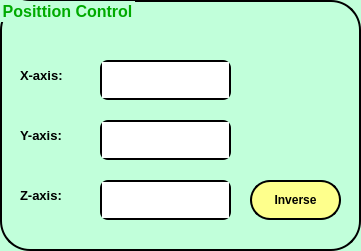
       <widget class="QGroupBox" name="grPosittionControl_2">
        <property name="geometry">
         <rect>
          <x>10</x>
          <y>300</y>
          <width>361</width>
          <height>251</height>
         </rect>
        </property>
        <property name="font">
         <font>
          <pointsize>12</pointsize>
          <weight>75</weight>
          <bold>true</bold>
         </font>
        </property>
        <property name="styleSheet">
         <string notr="true">QGroupBox {
	color: rgb(0, 170, 0);
	border: 2px solid;
	border-top-left-radius: 30px;
	border-top-right-radius: 30px;
	border-bottom-right-radius: 30px;
	border-bottom-left-radius: 30px;
	background-color: rgb(193, 255, 218);
}
</string>
        </property>
        <property name="title">
         <string>Posittion Control</string>
        </property>
        <widget class="QLabel" name="lbXPos_2">
         <property name="geometry">
          <rect>
           <x>20</x>
           <y>60</y>
           <width>71</width>
           <height>31</height>
          </rect>
         </property>
         <property name="font">
          <font>
           <pointsize>10</pointsize>
           <weight>75</weight>
           <bold>true</bold>
          </font>
         </property>
         <property name="styleSheet">
          <string notr="true">background-color: rgb(193, 255, 218);</string>
         </property>
         <property name="text">
          <string>X-axis:</string>
         </property>
        </widget>
        <widget class="QPlainTextEdit" name="edtXPos_2">
         <property name="geometry">
          <rect>
           <x>100</x>
           <y>60</y>
           <width>131</width>
           <height>40</height>
          </rect>
         </property>
         <property name="font">
          <font>
           <pointsize>9</pointsize>
           <weight>75</weight>
           <bold>true</bold>
          </font>
         </property>
         <property name="styleSheet">
          <string notr="true">QPlainTextEdit{
	border: 1.5px solid;
	border-radius: 8px;
}
QPlainTextEdit:hover{
	border: 1.5px solid;
	border-radius: 8px;
	background-color: rgb(224, 230, 230);

}</string>
         </property>
        </widget>
        <widget class="QLabel" name="lbYPos_2">
         <property name="geometry">
          <rect>
           <x>20</x>
           <y>120</y>
           <width>71</width>
           <height>31</height>
          </rect>
         </property>
         <property name="font">
          <font>
           <pointsize>10</pointsize>
           <weight>75</weight>
           <bold>true</bold>
          </font>
         </property>
         <property name="styleSheet">
          <string notr="true">background-color: rgb(193, 255, 218);</string>
         </property>
         <property name="text">
          <string>Y-axis:</string>
         </property>
        </widget>
        <widget class="QLabel" name="lbZPos_2">
         <property name="geometry">
          <rect>
           <x>20</x>
           <y>180</y>
           <width>71</width>
           <height>31</height>
          </rect>
         </property>
         <property name="font">
          <font>
           <pointsize>10</pointsize>
           <weight>75</weight>
           <bold>true</bold>
          </font>
         </property>
         <property name="styleSheet">
          <string notr="true">background-color: rgb(193, 255, 218);</string>
         </property>
         <property name="text">
          <string>Z-axis:</string>
         </property>
        </widget>
        <widget class="QPlainTextEdit" name="edtYPos_2">
         <property name="geometry">
          <rect>
           <x>100</x>
           <y>120</y>
           <width>131</width>
           <height>40</height>
          </rect>
         </property>
         <property name="font">
          <font>
           <pointsize>9</pointsize>
           <weight>75</weight>
           <bold>true</bold>
          </font>
         </property>
         <property name="styleSheet">
          <string notr="true">QPlainTextEdit{
	border: 1.5px solid;
	border-radius: 8px;
}
QPlainTextEdit:hover{
	border: 1.5px solid;
	border-radius: 8px;
	background-color: rgb(224, 230, 230);
}</string>
         </property>
        </widget>
        <widget class="QPlainTextEdit" name="edtZPos_2">
         <property name="geometry">
          <rect>
           <x>100</x>
           <y>180</y>
           <width>131</width>
           <height>40</height>
          </rect>
         </property>
         <property name="font">
          <font>
           <pointsize>9</pointsize>
           <weight>75</weight>
           <bold>true</bold>
          </font>
         </property>
         <property name="styleSheet">
          <string notr="true">QPlainTextEdit{
	border: 1.5px solid;
	border-radius: 8px;
}
QPlainTextEdit:hover{
	border: 1.5px solid;
	border-radius: 8px;
	background-color: rgb(224, 230, 230);
}</string>
         </property>
        </widget>
        <widget class="QPushButton" name="btnInverse_2">
         <property name="geometry">
          <rect>
           <x>250</x>
           <y>180</y>
           <width>91</width>
           <height>40</height>
          </rect>
         </property>
         <property name="font">
          <font>
           <pointsize>9</pointsize>
           <weight>75</weight>
           <bold>true</bold>
          </font>
         </property>
         <property name="styleSheet">
          <string notr="true">QPushButton{
	background-color: rgb(254, 255, 140);
	border: 2px solid;
	border-top-left-radius: 20px;
	border-top-right-radius: 20px;
	border-bottom-right-radius: 20px;
	border-bottom-left-radius: 20px;
}

QPushButton:hover{
	background-color: rgb(254, 220, 140);
	border: 2px solid rgb(162, 162, 162);
	border-top-left-radius: 20px;
	border-top-right-radius: 20px;
	border-bottom-right-radius: 20px;
	border-bottom-left-radius: 20px;
}
</string>
         </property>
         <property name="text">
          <string>Inverse</string>
         </property>
        </widget>
       </widget>
